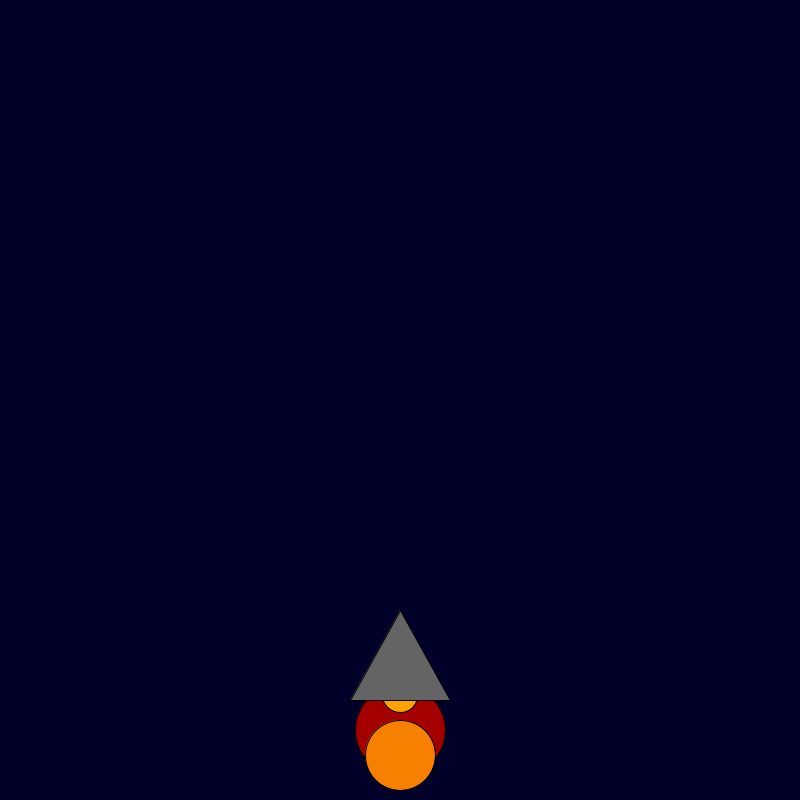
Frame 1 (no input)
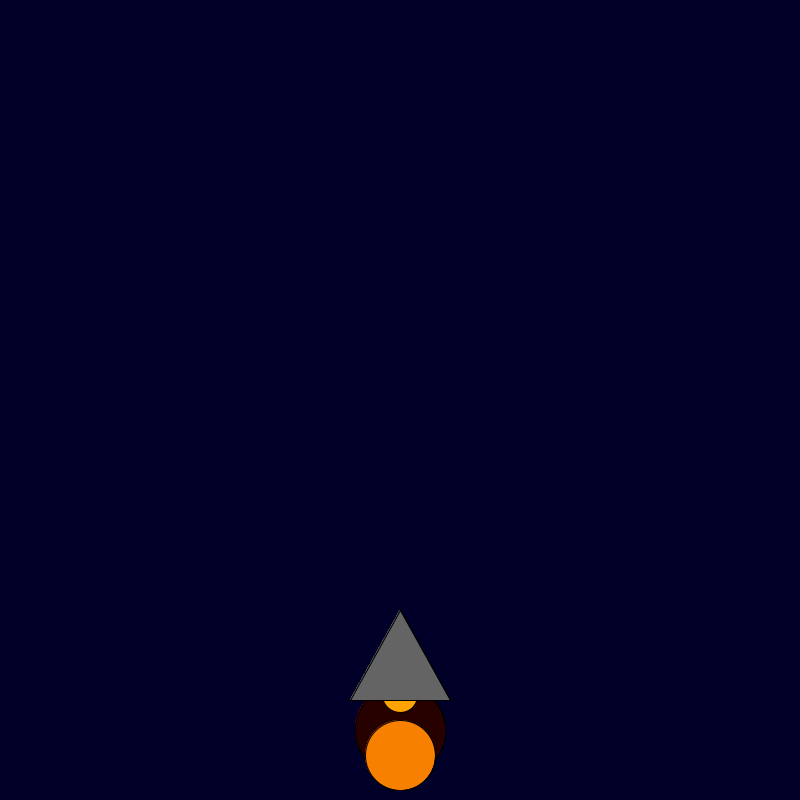
Frame 60 (the mouse pressed at the canvas centre just before this capture)
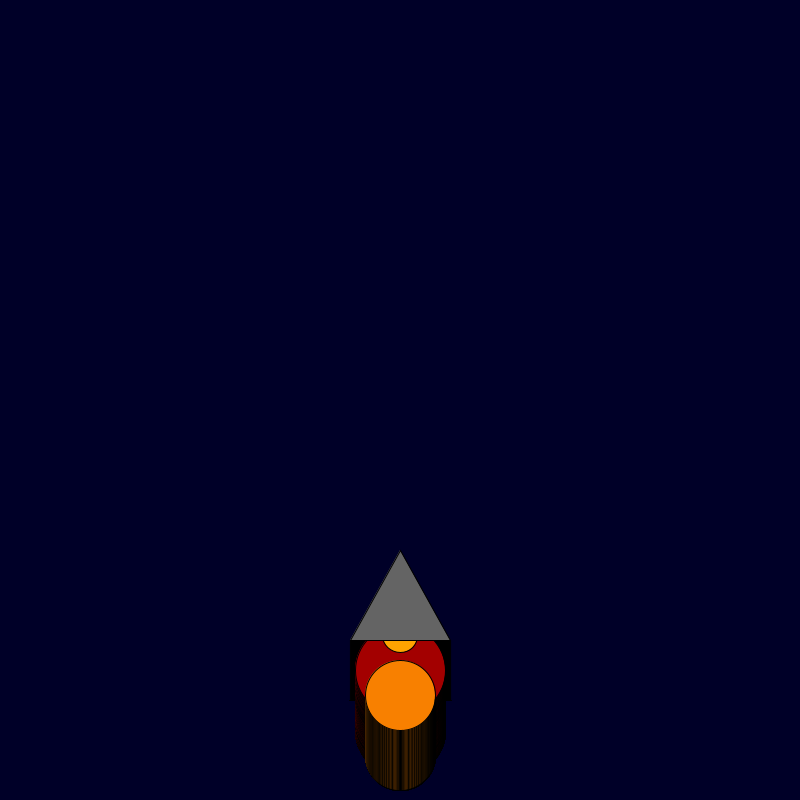
Frame 120 (the mouse held since frame 60 and released just before this capture)

The Processing sketch that drew these frames (run headless with seeded random() and noise(); from frame 60 on, the mouse is pressed at the canvas centre):

// Processing sketch: RocketShipBlastoff
// ── RocketShipBlastoff.pde
int x=400;
int y = 600;
void setup(){
  background(0,0,40);
  size(800,800);
}
void draw(){
  if(mousePressed){
    y--;
  }
  fill(random(255),0,0);
  ellipse(x,y+130,90,90);
  fill(248,128,0);
  ellipse(x,y+155,70,70);
  fill(255,163,0);
  ellipse(x,y+95,35,35);
  fill(100,100,100);
  triangle(x,y+10,x+50,y+100,x-50,y+100);
}
